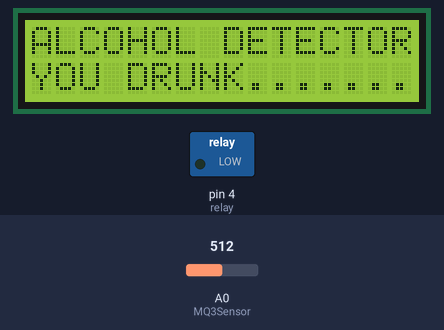
Simulated run of this sketch. Board: Arduino Uno, built with avr-gcc and run on an emulated ATmega328P. Parts: 16×2 character LCD, switched loads named in the sketch (green lamp = pin HIGH). The test bench sets the inputs (shaded band); at power-on: A0 (MQ3Sensor) = 512. What the sketch prints to the serial monitor is not drawn.

Above: at 1.2 s.
1.3 s: A0 (MQ3Sensor) set to 411
2.8 s: A0 (MQ3Sensor) set to 386
At 3.9 s:
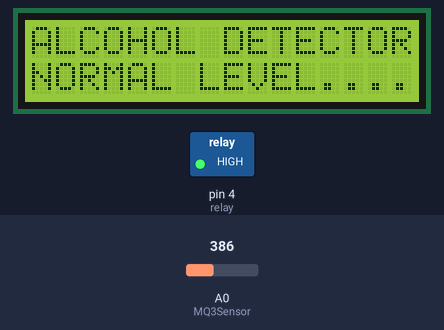
4.4 s: A0 (MQ3Sensor) set to 410
At 5.0 s:
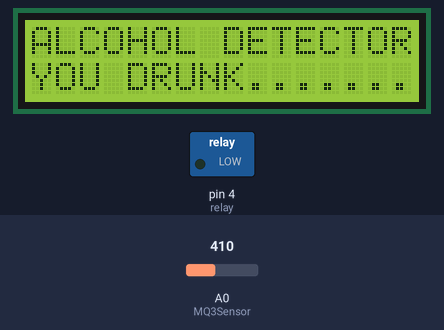
5.9 s: A0 (MQ3Sensor) set to 390
At 7.1 s:
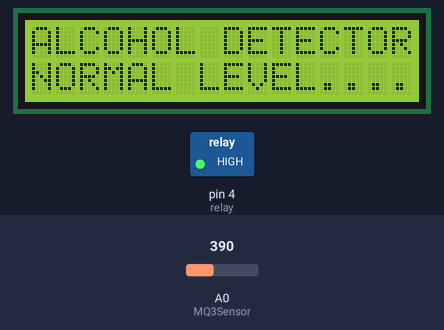
Timing chart, 0 to 8.4 s (numbered marks = the images above; inputs shaded):
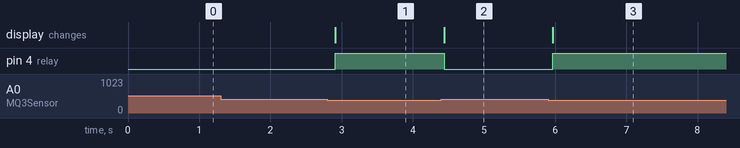

The sketch:

Alcohol_Detector_Using_Arduino.ino
```cpp
#include<LiquidCrystal.h>
LiquidCrystal lcd(12,11,10,9,8,7);
int MQ3Sensor = A0;
int relay = 4;
int sensorThres = 400;

void setup()
{
lcd.begin(16,2);

  pinMode(MQ3Sensor, INPUT);
  pinMode(relay, OUTPUT);
  Serial.begin(9600);
}

void loop() {
lcd.clear();
int analogSensor = analogRead(MQ3Sensor);

Serial.println(analogSensor);

lcd.clear();
    lcd.setCursor(0,0);
lcd.print("ALCOHOL DETECTOR");
lcd.setCursor(0,1);
  if (analogSensor > sensorThres)
  {
lcd.print("YOU DRUNK.......");
digitalWrite(relay,LOW);

  }
  else
  {

lcd.print("NORMAL LEVEL....");
digitalWrite(relay,HIGH);
  }
  delay(100);

}
```

Measured:
- the behaviour switches between 401 and 400 on A0 (MQ3Sensor) (found by bisection; images 0 and 1)
- after the input at 1.3 s, every drawn part: stays the same
- after the input at 2.8 s, pin 4 (relay): LOW → HIGH after 0.11 s; the display: changes after 0.11 s (image 1)
- after the input at 4.4 s, pin 4 (relay): HIGH → LOW at once; the display: changes at once (image 2)
- after the input at 5.9 s, pin 4 (relay): LOW → HIGH after 0.07 s; the display: changes after 0.07 s (image 3)
